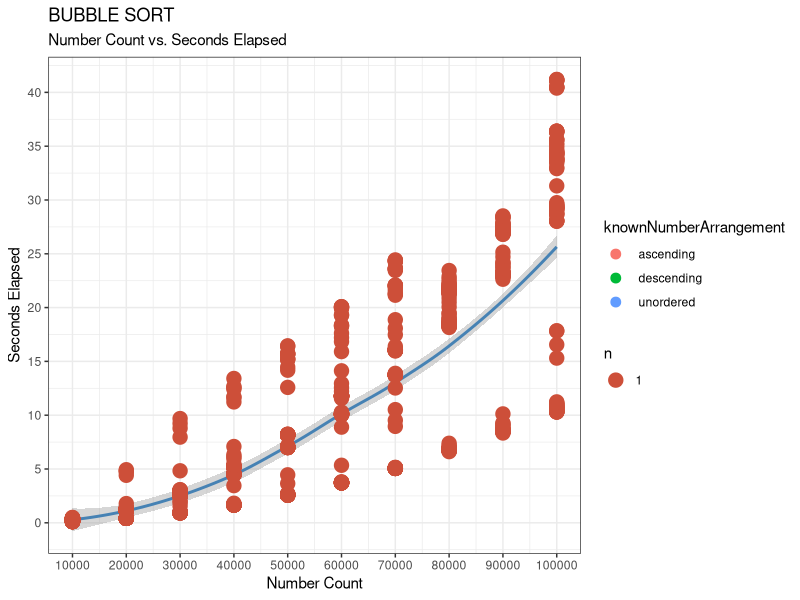

The R source for this figure:
# REQUIRED LIBRARIES
library(ggplot2)   # Create Elegant Data Visualisations Using the Grammar of Graphics
library(ggrepel)   # Automatically Position Non-Overlapping Text Labels with 'ggplot2'
# library(ggalt)     # Extra Coordinate Systems, 'Geoms', Statistical Transformations,
									 # Scales and Fonts for 'ggplot2'



# GRUNT WORK
# Make it  more readable
projectLocation <- "/Users/can/Documents/Family/Can/Master/
University Passau/
Semesters/
WS 19:20/
Empirical Methods for Software Engineering/
EMSE | Exercise/
EMSE | Exercise 3/
Sorting\ Algorithm\ Implementations/
bubble-sort"

# The above multi-line style needs the removal of new-line characters
directory <- gsub("\n", "", projectLocation)

# Set and check the working directory
setwd(directory)
getwd()



# PRE-PLOTTING GRUNT WORK
# Turn-off the scientific notation like 1e+48
options(scipen=999)

# Pre-set the BW theme
theme_set(theme_bw())



# DATA OPERATIONS
# Retrieve the data
bubbleSortResults <- read.csv("results-bubble-sort.csv")

# Crop the data set
# Otherwise there is too much data to display
# It gets highly noisy
firstNinetyRows <- 90
chunk <- sample(bubbleSortResults[1:firstNinetyRows,])
# View(chunk)

# Modularly controlling which data set gets displayed
dataSet <- bubbleSortResults

# The usage of the data set
# Also related to making labelling below better for the eyes
numberCount <- dataSet$NumberCount
secondsElapsed <- dataSet$SecondsElapsed
knownNumberArrangement <- dataSet$KnownNumberArrangement



# PLOT IT...
ggplot(dataSet, aes(x = numberCount, 
										y = secondsElapsed)) + 
	# request a scatterplot
	geom_point(aes(col = knownNumberArrangement), 
						 size = 3) + 
	# add a smoothing layer
	# the line of best fit
	geom_smooth(method = "loess", 
							col = "steelblue", 
							size = 1) +
	# counts chart / overcoming the problem of data points that overlap
	geom_count(col = "tomato3") +		                                              
	ggtitle("BUBBLE SORT", 
					subtitle = "Number Count vs. Seconds Elapsed") +
	xlab("Number Count") +
	ylab("Seconds Elapsed") +
	scale_x_continuous(breaks = seq(10000, 100000, 10000)) +
	scale_y_continuous(breaks = seq(0, 80, 5))
	# add labelling to the data points
	# geom_text_repel(aes(label = knownNumberArrangement), size = 2, data = dataSet)